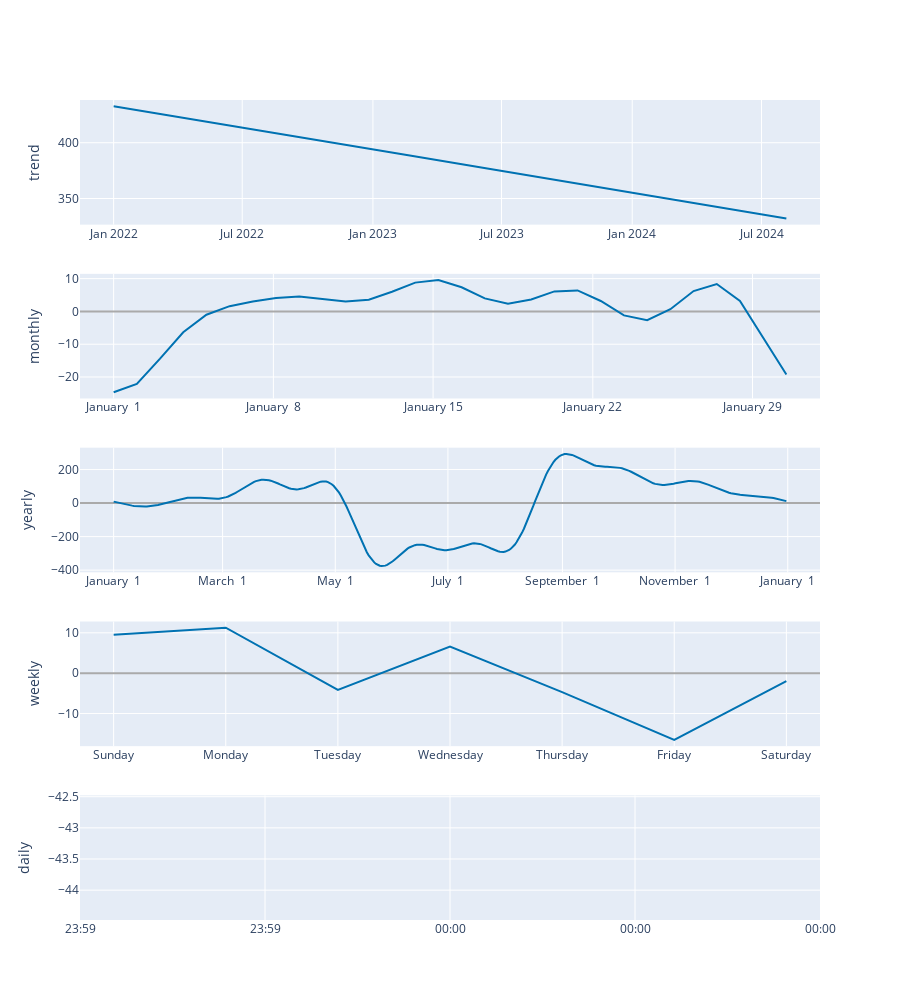

Notebook cell for this chart:
### Code cell
plot_components_plotly(m,forecast)

### Figure 1 — Plotly figure (JSON) as saved in the notebook; plotly's stock layout.template omitted (floating-point values rounded to 4 significant figures; data arrays with more than 128 entries replaced by an {"elided": "..."} marker saying what was removed)
{"data": [{"line": {"color": "#0072B2", "width": 2}, "mode": "lines", "name": "trend", "type": "scatter", "x": {"elided": "534 str values"}, "xaxis": "x", "y": {"elided": "534 float values"}, "yaxis": "y"}, {"line": {"color": "rgba(0, 114, 178, 0.2)", "width": 0}, "mode": "lines", "name": "trend_upper", "type": "scatter", "x": {"elided": "534 str values"}, "xaxis": "x", "y": {"elided": "534 float values"}, "yaxis": "y"}, {"fill": "tonexty", "fillcolor": "rgba(0, 114, 178, 0.2)", "line": {"color": "rgba(0, 114, 178, 0.2)", "width": 0}, "mode": "lines", "name": "trend_lower", "type": "scatter", "x": {"elided": "534 str values"}, "xaxis": "x", "y": {"elided": "534 float values"}, "yaxis": "y"}, {"line": {"color": "#0072B2", "width": 2}, "mode": "lines", "name": "monthly", "type": "scatter", "x": ["2017-01-01T00:00:00", "2017-01-02T00:24:00", "2017-01-03T00:48:00", "2017-01-04T01:12:00", "2017-01-05T01:36:00", "2017-01-06T02:00:00", "2017-01-07T02:24:00", "2017-01-08T02:48:00", "2017-01-09T03:12:00", "2017-01-10T03:36:00", "2017-01-11T04:00:00", "2017-01-12T04:24:00", "2017-01-13T04:48:00", "2017-01-14T05:12:00", "2017-01-15T05:36:00", "2017-01-16T06:00:00", "2017-01-17T06:24:00", "2017-01-18T06:48:00", "2017-01-19T07:12:00", "2017-01-20T07:36:00", "2017-01-21T08:00:00", "2017-01-22T08:24:00", "2017-01-23T08:48:00", "2017-01-24T09:12:00", "2017-01-25T09:36:00", "2017-01-26T10:00:00", "2017-01-27T10:24:00", "2017-01-28T10:48:00", "2017-01-29T11:12:00", "2017-01-30T11:36:00"], "xaxis": "x2", "y": [-24.65, -22.11, -14.42, -6.352, -1.002, 1.606, 3.013, 4.108, 4.53, 3.901, 3.055, 3.569, 5.983, 8.786, 9.56, 7.378, 3.986, 2.329, 3.653, 6.1, 6.391, 3.183, -1.211, -2.681, 0.6843, 6.218, 8.356, 3.207, -7.935, -19.24], "yaxis": "y2"}, {"line": {"color": "#0072B2", "width": 2}, "mode": "lines", "name": "yearly", "type": "scatter", "x": {"elided": "365 str values"}, "xaxis": "x3", "y": {"elided": "365 float values"}, "yaxis": "y3"}, {"line": {"color": "#0072B2", "width": 2}, "mode": "lines", "name": "weekly", "type": "scatter", "x": ["2017-01-01T00:00:00", "2017-01-02T00:00:00", "2017-01-03T00:00:00", "2017-01-04T00:00:00", "2017-01-05T00:00:00", "2017-01-06T00:00:00", "2017-01-07T00:00:00"], "xaxis": "x4", "y": [9.532, 11.25, -4.148, 6.572, -4.703, -16.54, -1.964], "yaxis": "y4"}, {"line": {"color": "#0072B2", "width": 2}, "mode": "lines", "name": "daily", "type": "scatter", "x": ["2017-01-01T00:00:00"], "xaxis": "x5", "y": [-43.48], "yaxis": "y5"}], "layout": {"height": 1000, "showlegend": false, "width": 900, "xaxis": {"anchor": "y", "domain": [0, 1], "range": ["2021-11-14T15:36:00", "2024-09-21T08:24:00"], "type": "date"}, "xaxis2": {"anchor": "y2", "domain": [0, 1], "range": ["2016-12-30T12:37:12", "2017-01-31T22:58:48"], "tickformat": "%B %e", "type": "date"}, "xaxis3": {"anchor": "y3", "domain": [0, 1], "range": ["2016-12-13T18:54:02.958904115", "2018-01-18T11:04:57.863013581"], "tickformat": "%B %e", "type": "date"}, "xaxis4": {"anchor": "y4", "domain": [0, 1], "range": ["2016-12-31T16:48:00", "2017-01-07T07:12:00"], "tickformat": "%A", "type": "date"}, "xaxis5": {"anchor": "y5", "domain": [0, 1], "range": ["2017-01-01T00:00:00", "2017-01-01T00:00:00"], "tickformat": "%H:%M", "type": "date"}, "yaxis": {"anchor": "x", "domain": [0.848, 1], "rangemode": "normal", "title": {"text": "trend"}, "zerolinecolor": "#AAA"}, "yaxis2": {"anchor": "x2", "domain": [0.636, 0.788], "title": {"text": "monthly"}, "zerolinecolor": "#AAA"}, "yaxis3": {"anchor": "x3", "domain": [0.424, 0.576], "title": {"text": "yearly"}, "zerolinecolor": "#AAA"}, "yaxis4": {"anchor": "x4", "domain": [0.212, 0.364], "title": {"text": "weekly"}, "zerolinecolor": "#AAA"}, "yaxis5": {"anchor": "x5", "domain": [0, 0.152], "title": {"text": "daily"}, "zerolinecolor": "#AAA"}}}
